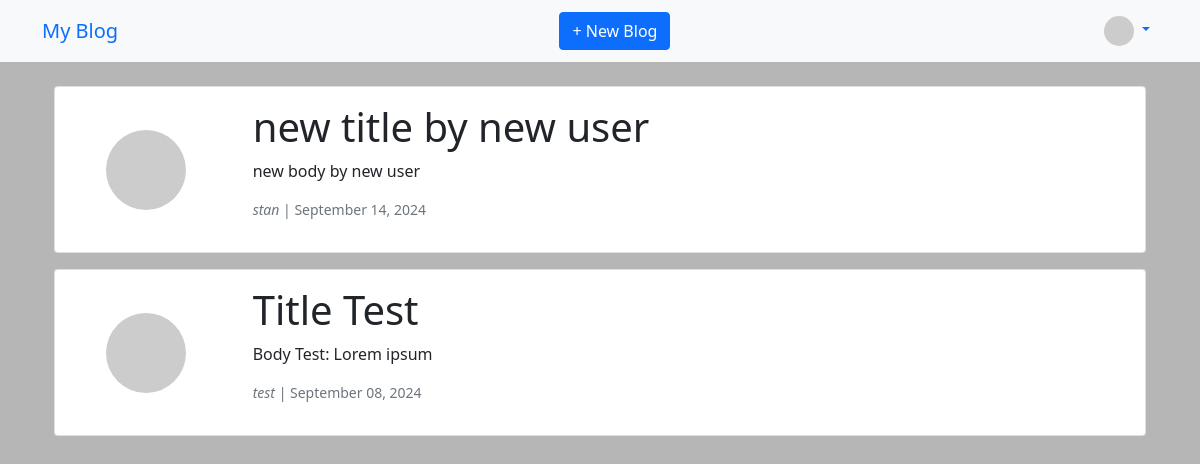
The app's page /home (signed in), older data.
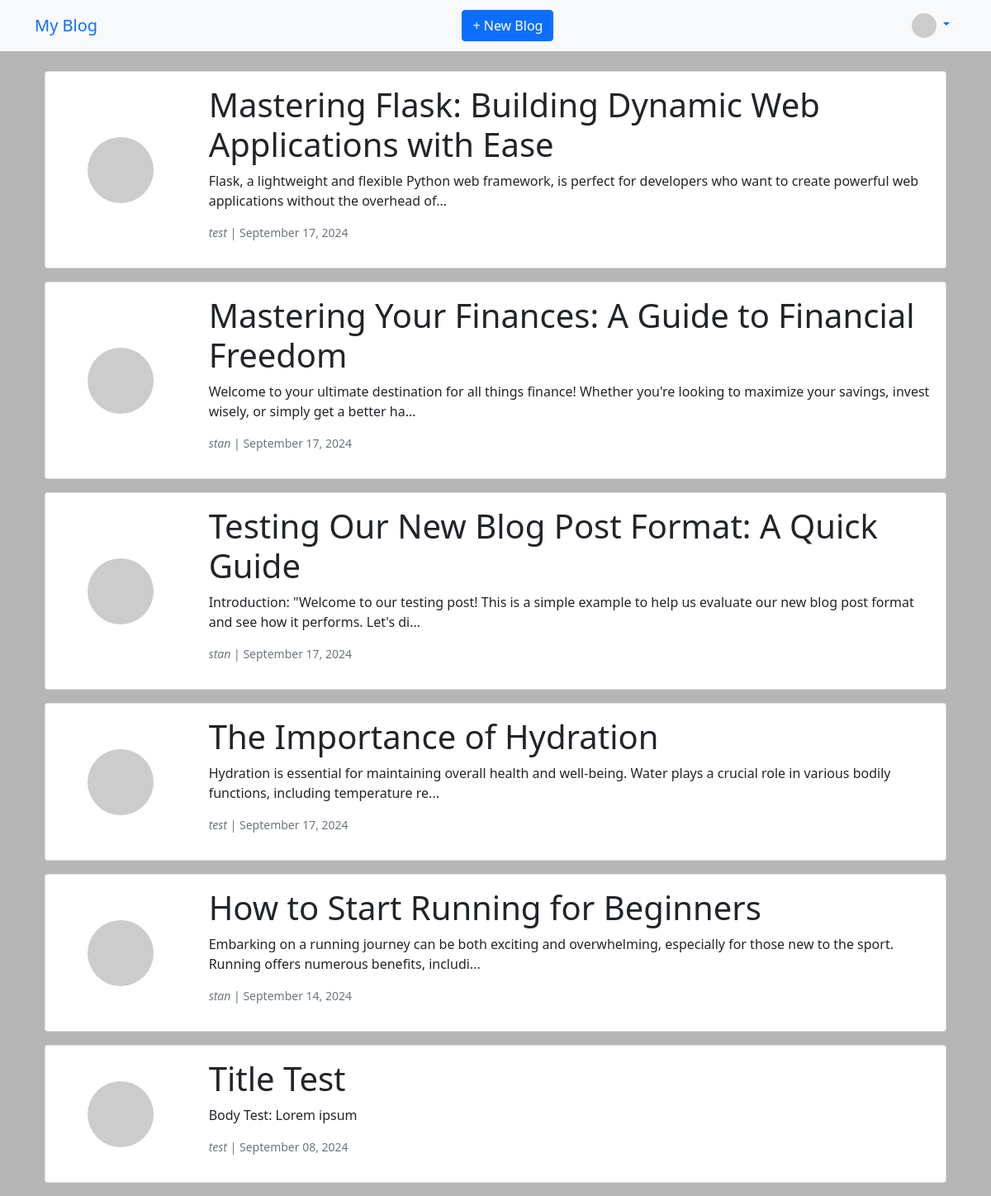
The same page, newer data.
### app/models.py (models this page shows, shortened)
class Post(db.Model):
    __tablename__ = 'posts'
    id: so.Mapped[int] = so.mapped_column(primary_key=True)
    title: so.Mapped[str] = so.mapped_column(sa.String(255), nullable=False)
    slug: so.Mapped[str] = so.mapped_column(sa.String(255), unique=True, nullable=False)
    body: so.Mapped[str] = so.mapped_column(sa.Text, nullable=False)
    create_at: so.Mapped[datetime] = so.mapped_column(sa.DateTime, default=lambda: datetime.now(timezone.utc))
    update_at: so.Mapped[datetime] = so.mapped_column(sa.DateTime, default=lambda: datetime.now(timezone.utc), onupdate=lambda: datetime.now(timezone.utc))
    published_at: so.Mapped[Optional[datetime]] = so.mapped_column(sa.DateTime)
    is_published: so.Mapped[bool] = so.mapped_column(sa.Boolean, default=False)
    author_id: so.Mapped[int] = so.mapped_column(sa.Integer, sa.ForeignKey('users.id'), nullable=False)
    author: so.Mapped['User'] = so.relationship('User', back_populates='posts')
    category_id: so.Mapped[Optional[int]] = so.mapped_column(sa.Integer, sa.ForeignKey('categories.id'))
    tags: so.Mapped[List['Tag']] = so.relationship('Tag', secondary=post_tags, back_populates='posts')
    notifications: so.Mapped[List['Notification']] = so.relationship('Notification', back_populates='post')

class User(UserMixin, db.Model):
    __tablename__ = 'users'
    id: so.Mapped[int] = so.mapped_column(primary_key=True)
    username: so.Mapped[str] = so.mapped_column(sa.String(64), index=True, unique=True)
    email: so.Mapped[str] = so.mapped_column(sa.String(150), index=True, unique=True)
    password_hash: so.Mapped[str] = so.mapped_column(sa.String(256))
    bio: so.Mapped[Optional[str]] = so.mapped_column(sa.Text)
    roles: so.Mapped[List['Role']] = so.relationship('Role',
                                                     secondary=user_roles,
                                                     back_populates='users')
    posts: so.Mapped[List['Post']] = so.relationship('Post', back_populates='author')
    followed = so.relationship(
        'User',
        secondary='followers',
        primaryjoin=id==followers.c.follower_id,
        secondaryjoin=id==followers.c.followed_id,
        backref='followers',
        lazy='dynamic'
    )
    notifications: so.Mapped[List['Notification']] = so.relationship('Notification', back_populates='user')
    def avatar(self, size):
        digest = md5(self.email.lower().encode('utf-8')).hexdigest()
        return f"https://www.gravatar.com/avatar/{digest}?d=identicon&s={size}"
    def has_role(self, role_name):
        return any(role.name == role_name for role in self.roles)

### app/routes.py (the view)
@app.route('/')
@app.route('/home')
@login_required
def home():
    if current_user.is_authenticated:
        following_ids = [user.id for user in current_user.followed]
        following_ids.append(current_user.id)
        posts = Post.query.filter(Post.author_id.in_(following_ids)).order_by(Post.create_at.desc()).all()
    return render_template('index.html', title='Home', posts=posts)

### app/models.py (called while the page is built)
@login.user_loader
def load_user(id):
    return db.session.get(User, int(id))

### app/templates/index.html
{% extends "base.html" %}
{% block content %}
<div class="container mt-4">
    {% for post in posts %}
    <div class="card mb-3">
        <div class="row g-0">
            <div class="col-md-2 d-flex align-items-center justify-content-center">
                <img src="{{ post.author.avatar(128) }}" alt="User avatar" class="img-fluid rounded-circle">
            </div>
            <div class="col-md-10">
                <div class="card-body">
                    <div class="card-title">
                        <h1>{{ post.title }}</h1>
                    </div>
                    <div class="card-text">
                        <p>{{ post.body[:150] }}{% if post.body|length > 150 %}...{% endif %}
                        </p>
                        <p class="text-muted small"><i>{{ post.author.username }}</i> | <span>{{
                                post.create_at.strftime('%B %d,
                                %Y') }}</span></p>
                    </div>
                </div>
            </div>
        </div>
    </div>
    {% endfor %}
</div>
{% endblock %}

### app/templates/base.html (shortened to what this page needs)
<!DOCTYPE html>
<html lang="en">
<head>
  <link href="https://cdn.jsdelivr.net/npm/bootstrap@5.0.2/dist/css/bootstrap.min.css" rel="stylesheet"
>
  <link href="{{ url_for('static',  filename='styles/styles.css') }}" rel="stylesheet">
</head>
<body>
  <nav class="navbar navbar-expand-lg navbar -light bg-light">
    <div class="container">
      <a class="navbar-brand" href="{{ url_for('home') }}">My Blog</a>
      <div class="mx-auto">
        {% if current_user.is_authenticated %}
        <a class="btn btn-primary" href="{{ url_for('new_post') }}">
           + New Blog
        </a>
        {% endif %}
      </div>
      <div class="navbar-nav ml-auto">
        {% if current_user.is_authenticated %}
        <li class="nav-item dropdown">
          <a class="nav-link dropdown-toggle" href="" id="userDropdown" role="button" data-bs-toggle="dropdown"
            aria-haspopup="true" aria-expanded="false">
            <img src="{{ current_user.avatar(64) }}" alt="profile photo" class="rounded-circle" width="30">
          </a>
        </li>
        {% endif %}
      </div>
    </div>
  </nav>
  <div class="container mt-3">
    {% block content %} {% endblock %}
  </div>
</body>
</html>

### app/static/styles/styles.css (style rules this page uses)
body { background-color: rgb(182, 182, 182); }

Row changes from the older to the newer data that the page shows:
added Post: title "Mastering Flask: Building Dynamic Web Applications with Ease", body "Flask, a lightweight and flexible Python web framework, is perfect for developers who want to create powerful web applications without the overhead of", author.username "test", create_at "September 17, 2024"
added Post: title "Mastering Your Finances: A Guide to Financial Freedom", body "Welcome to your ultimate destination for all things finance! Whether you're looking to maximize your savings, invest wisely, or simply get a better ha", author.username "stan", create_at "September 17, 2024"
added Post: title "Testing Our New Blog Post Format: A Quick Guide", body "Introduction: \"Welcome to our testing post! This is a simple example to help us evaluate our new blog post format and see how it performs. Let's di", author.username "stan", create_at "September 17, 2024"
added Post: title "The Importance of Hydration", body "Hydration is essential for maintaining overall health and well-being. Water plays a crucial role in various bodily functions, including temperature re", author.username "test", create_at "September 17, 2024"
changed Post: title "new title by new user" → "How to Start Running for Beginners"; body "new body by new user" → "Embarking on a running journey can be both exciting and overwhelming, especially for those new to the sport. Running offers numerous benefits, includi"; now shows "..."
